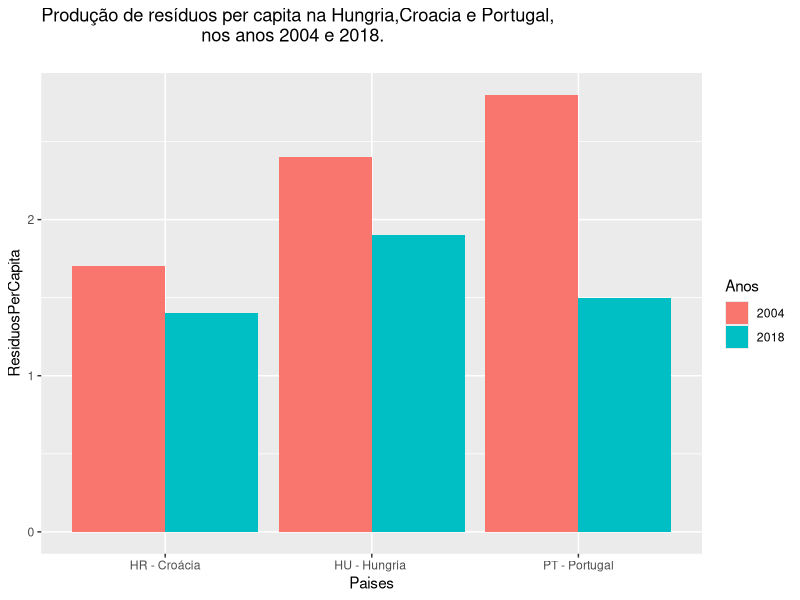

Write R code to recreate this figure.
library(ggplot2)

Paises=c("HU - Hungria ","HU - Hungria ", "HR - Croácia","HR - Croácia" , "PT - Portugal", "PT - Portugal") 
ResiduosPerCapita=c(2.4,1.9,1.7,1.4,2.8,1.5)
Anos=c("2004","2018","2004","2018","2004","2018")


df=data.frame(Paises,Anos, ResiduosPerCapita)

ggplot(df, aes(x = Paises, y = ResiduosPerCapita, fill = Anos))+ggtitle("Produção de resíduos per capita na Hungria,Croacia e Portugal,
                                nos anos 2004 e 2018.
") + geom_bar(position ='dodge', stat = 'identity')
